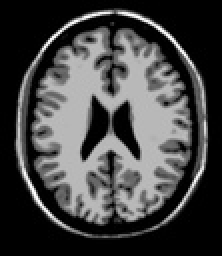
%> input picture hw2/T1.jpg, 111 x 128 px, shrunk from 460 x 532 before the run (shown 2 times larger)
$ octave q4.m   (GNU Octave 9; MATLAB toolbox functions it lacks are replaced by stand-ins)
%> lines starting %> are read from the running program, lines starting %| are printed output that depends on the picture
%HW2 - Q4
clear;clc;

%converting imp into 2d array
im1 = double(imread('T1.jpg'));
%> im1: size 128x111 double; min 0, max 255, mean 68.5; mean of the top-left, top-right, bottom-left and bottom-right quarters 70.2, 70.6, 67.1, 66
im2 = double(imread('T2.jpg'));
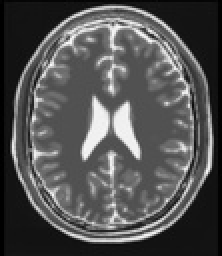
%> input picture hw2/T2.jpg, 111 x 128 px, shrunk from 460 x 532 before the run (shown 2 times larger)
%> im2: size 128x111 double; min 0, max 250, mean 82.7; mean of the top-left, top-right, bottom-left and bottom-right quarters 80.9, 86.4, 80.4, 83.1

[rows, cols] = size(im2);
%> rows = 128; cols = 111
corr_coeffs=zeros(1,21);
qmi=zeros(1,21);
mi=zeros(1,21);
index=1;
tx_val=-10:1:10;
for tx = -10:1:10
    shifted_im2=zeros(rows,cols);
    if tx>0
        zer=zeros(size(im2,1), tx);
    shifted_im2 = [zer im2];
    shifted_im2=shifted_im2(:,1:size(im2,2));
    elseif tx<0
    shifted_im2(:, 1:(end - abs(tx))) = im2(:, (abs(tx) + 1):end);
    else
        shifted_im2=im2;
    end
    vec1=im1(:);
    vec2=shifted_im2(:);
    r=corr(vec1,vec2);
    corr_coeffs(index)=r;
    range_min = min(min(im1(:)), min(shifted_im2(:)));
    range_max = max(max(im1(:)), max(shifted_im2(:)));
    [p,q]=dependence(im1,shifted_im2,10,[range_min range_max]);
    qmi(index)=q;
    mi(index)=p;
    index = index + 1;
end
%> this loop made 21 passes
%> (r, p, q) on passes 1 to 12: (0.37, 0.111, 0.00174), (0.372, 0.104, 0.00185), (0.369, 0.106, 0.00228), (0.356, 0.111, 0.00321), (0.343, 0.129, 0.00447), (0.338, 0.149, 0.00605), (0.334, 0.186, 0.00883), (0.31, 0.256, 0.0126), (0.249, 0.374, 0.0186), (0.17, 0.668, 0.0278), (0.144, 1, 0.0323), (0.207, 0.489, 0.0226)
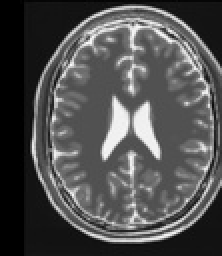
%> shifted_im2: size 128x111 double (shown 2 times larger); min 0, max 250, mean 79.6
%> after the loop, corr_coeffs = 21 values, max 0.374 at index 20, min 0.144 at index 11, mean 0.318; index = 22; mi = 21 values, max 1 at index 11, min 0.104 at index 2, mean 0.243; qmi = 21 values, max 0.0323 at index 11, min 0.00173 at index 21, mean 0.00918
function [mi, qmi] = dependence(im1, im2, binwidth, range)
I1=im1(:);
I2 = im2(:);
edges=range(1):binwidth:range(2);
noofbins=length(edges)-1;
jointhist=zeros(noofbins,noofbins);
for k = 1:length(I1)
    v1=I1(k);
    v2=I2(k);
    if v1==0 || v2==0
        continue;
    end
    b1 = find(edges <= v1, 1, 'last');
    b2 = find(edges <= v2, 1, 'last');
    if b1 < noofbins+1 && b2 < noofbins+1
        jointhist(b1,b2)=jointhist(b1,b2)+1;
    end
end
jointhist=jointhist/sum(jointhist(:));
p1=sum(jointhist,2);
p2=sum(jointhist,1);
mi=0;
for i= 1: noofbins
    for j=1:noofbins
        if jointhist(i,j)>0 && p1(i)>0 && p2(j)>0
            mi=mi+jointhist(i,j)*log(jointhist(i,j)/(p1(i)*p2(j)));
        end
    end
end
temp=p1*p2;
qmi=sum(sum((jointhist-temp).^2));
end

%plotting the plots
figure;
plot(tx_val,corr_coeffs);
xlabel('t_x');
ylabel('\rho');
title('Corelation Coeffecient vs t_x')
%> figure, not shown here; curve peaks at x = 9, y = 0.374
figure;
plot(tx_val,qmi);
xlabel('t_x');
ylabel('QMI');
title('QMI vs t_x')
%> figure, not shown here; curve peaks at x = 0, y = 0.0323
figure;
plot(tx_val,mi);
xlabel('t_x');
ylabel('MI');
title('MI vs t_x')
%> figure, not shown here; curve peaks at x = 0, y = 1

%I2=255-I1
sim2=255-im1;
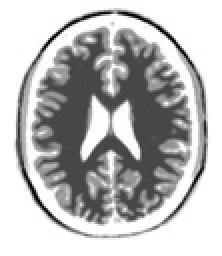
%> sim2: size 128x111 double (shown 2 times larger); min 0, max 255, mean 186.5
corr_coeffs=zeros(1,21);
qmi=zeros(1,21);
mi=zeros(1,21);
index=1;
tx_val=-10:1:10;
for tx = -10:1:10
    shifted_sim2=zeros(rows,cols);
    if tx>0
        zer=zeros(size(sim2,1), tx);
    shifted_sim2 = [zer sim2];
    shifted_sim2=shifted_sim2(:,1:size(sim2,2));
    elseif tx<0
    shifted_sim2(:, 1:(end - abs(tx))) = sim2(:, (abs(tx) + 1):end);
    else
        shifted_sim2=sim2;
    end
    vec1=im1(:);
    vec2=shifted_sim2(:);
    r=corr(vec1,vec2);
    corr_coeffs(index)=r;
    range_min = min(min(im1(:)), min(shifted_sim2(:)));
    range_max = max(max(im1(:)), max(shifted_sim2(:)));
    [p,q]=dependence(im1,shifted_sim2,10,[range_min range_max]);
    qmi(index)=q;
    mi(index)=p;
    index = index + 1;
end
%> this loop made 21 passes
%> (r, p, q) on passes 1 to 12: (-0.19, 0.0641, 0.000349), (-0.197, 0.0698, 0.000575), (-0.206, 0.0805, 0.00125), (-0.232, 0.0902, 0.00232), (-0.276, 0.113, 0.00406), (-0.338, 0.135, 0.00576), (-0.425, 0.162, 0.00803), (-0.543, 0.22, 0.0117), (-0.695, 0.333, 0.0174), (-0.876, 0.611, 0.0264), (-1, 2.12, 0.0469), (-0.876, 0.603, 0.0263)
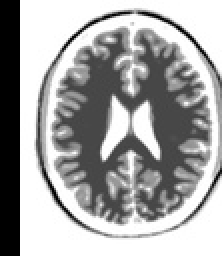
%> shifted_sim2: size 128x111 double (shown 2 times larger); min 0, max 255, mean 164.6
%> after the loop, corr_coeffs = 21 values, max -0.18 at index 21, min -1 at index 11, mean -0.425; mi = 21 values, max 2.12 at index 11, min 0.0641 at index 1, mean 0.279; qmi = 21 values, max 0.0469 at index 11, min 0.000309 at index 21, mean 0.00963
figure;
plot(tx_val,corr_coeffs);
xlabel('t_x');
ylabel('\rho');
title('Corelation Coeffecient vs t_x (i)')
%> figure, not shown here; curve peaks at x = 10, y = -0.18
figure;
plot(tx_val,qmi);
xlabel('t_x');
ylabel('QMI');
title('QMI vs t_x (i)')
%> figure, not shown here; curve peaks at x = 0, y = 0.0469
figure;
plot(tx_val,mi);
xlabel('t_x');
ylabel('MI');
title('MI vs t_x (i)')
%> figure, not shown here; curve peaks at x = 0, y = 2.12

%I2 = 255 ×(I1)^2/max((I1)2) + 1.
tim2=255*(im1).^2/max(im1(:).^2)+1;
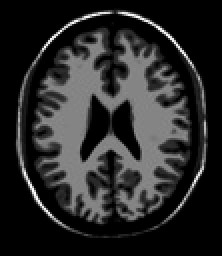
%> tim2: size 128x111 double (shown 2 times larger); min 1, max 256, mean 42.2; drawn with min black and max white
corr_coeffs=zeros(1,21);
qmi=zeros(1,21);
mi=zeros(1,21);
index=1;
tx_val=-10:1:10;
for tx = -10:1:10
    shifted_tim2=zeros(rows,cols);
    if tx>0
        zer=zeros(size(tim2,1), tx);
    shifted_tim2 = [zer tim2];
    shifted_tim2=shifted_tim2(:,1:size(tim2,2));
    elseif tx<0
    shifted_tim2(:, 1:(end - abs(tx))) = tim2(:, (abs(tx) + 1):end);
    else
        shifted_tim2=tim2;
    end
    vec1=im1(:);
    vec2=shifted_tim2(:);
    r=corr(vec1,vec2);
    corr_coeffs(index)=r;
    range_min = min(min(im1(:)), min(shifted_tim2(:)));
    range_max = max(max(im1(:)), max(shifted_tim2(:)));
    [p,q]=dependence(im1,shifted_tim2,10,[range_min range_max]);
    qmi(index)=q;
    mi(index)=p;
    index = index + 1;
end
%> this loop made 21 passes
%> (r, p, q) on passes 1 to 12: (0.379, 0.0881, 0.00438), (0.378, 0.0907, 0.00464), (0.383, 0.0945, 0.00509), (0.395, 0.105, 0.00594), (0.42, 0.122, 0.00739), (0.459, 0.151, 0.00969), (0.518, 0.192, 0.0133), (0.604, 0.272, 0.0191), (0.724, 0.425, 0.0285), (0.878, 0.748, 0.0422), (0.966, 2.08, 0.07), (0.878, 0.753, 0.0422)
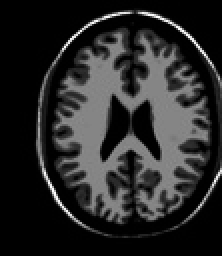
%> shifted_tim2: size 128x111 double (shown 2 times larger); min 0, max 256, mean 41.5; drawn with min black and max white
%> after the loop, corr_coeffs = 21 values, max 0.966 at index 11, min 0.378 at index 2, mean 0.535; mi = 21 values, max 2.08 at index 11, min 0.0881 at index 1, mean 0.319; qmi = 21 values, max 0.07 at index 11, min 0.00438 at index 21, mean 0.0168
figure;
plot(tx_val,corr_coeffs);
xlabel('t_x');
ylabel('\rho');
title('Corelation Coeffecient vs t_x (ii)')
%> figure, not shown here; curve peaks at x = 0, y = 0.966
figure;
plot(tx_val,qmi);
xlabel('t_x');
ylabel('QMI');
title('QMI vs t_x (ii)')
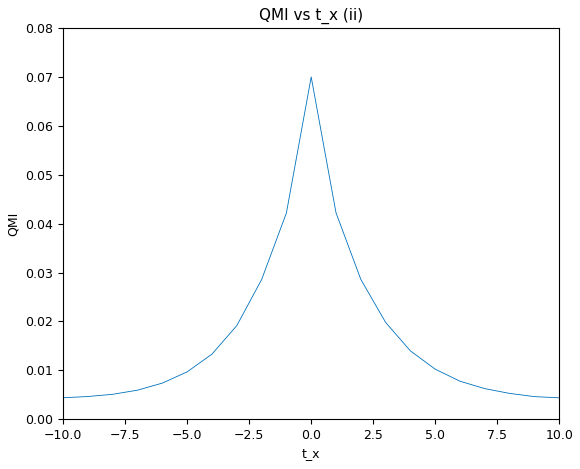
%> figure redrawn from the program's plot data; curve peaks at x = 0, y = 0.07
figure;
plot(tx_val,mi);
xlabel('t_x');
ylabel('MI');
title('MI vs t_x (ii)')
%> figure, not shown here; curve peaks at x = 0, y = 2.08
